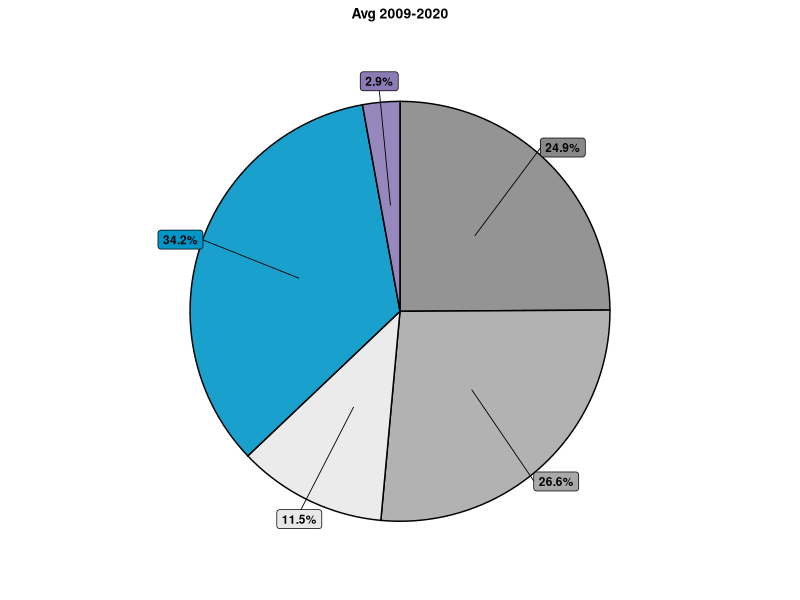
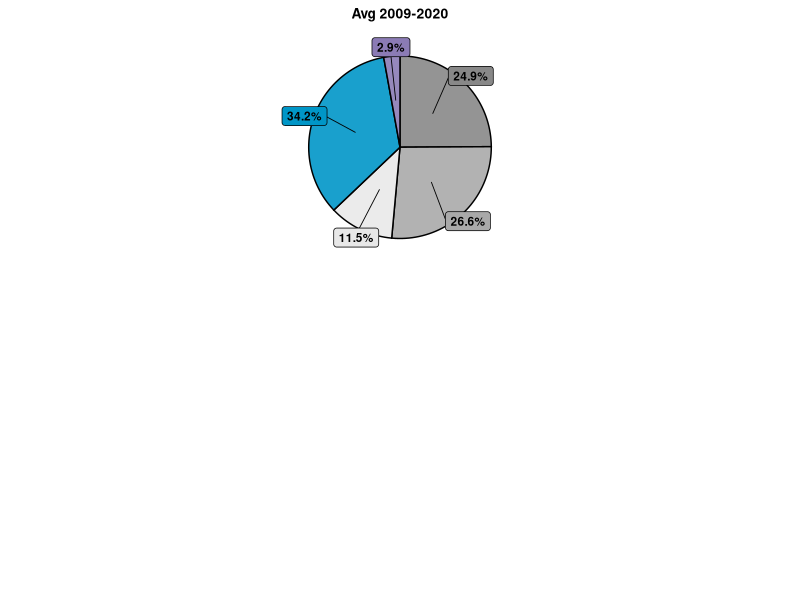
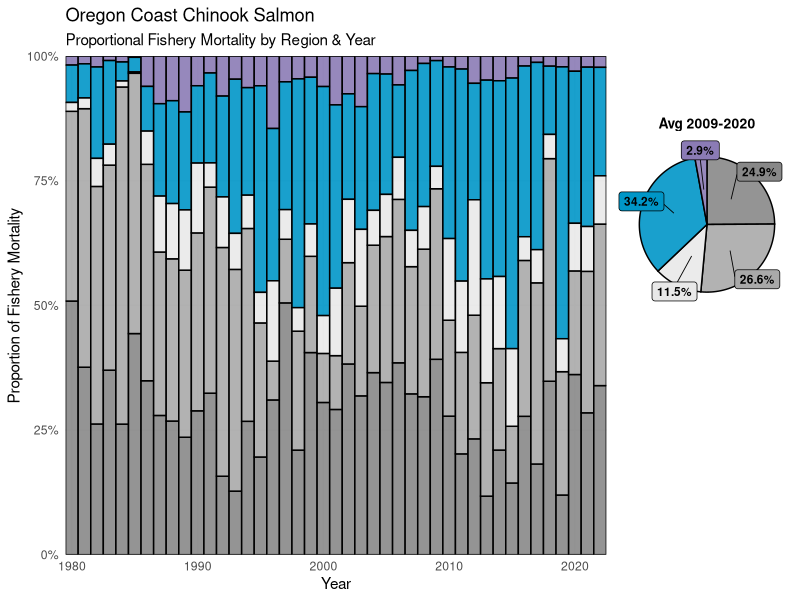
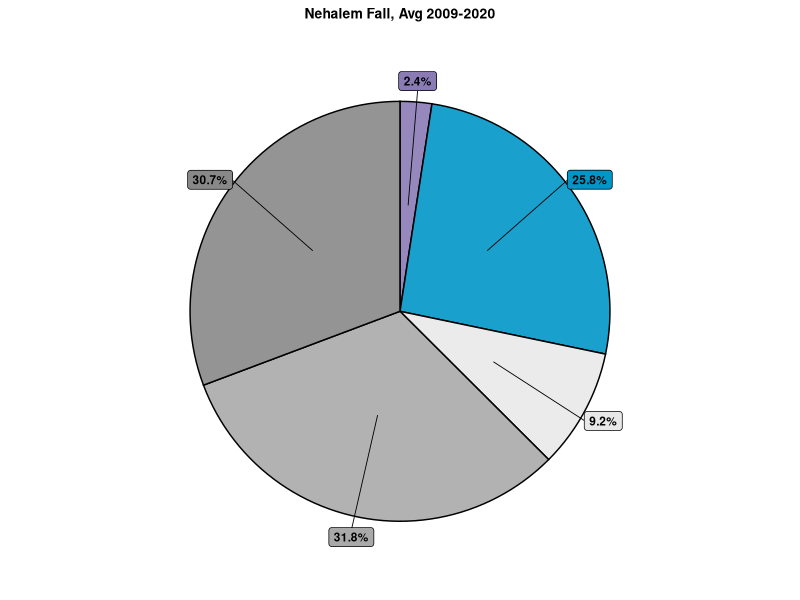
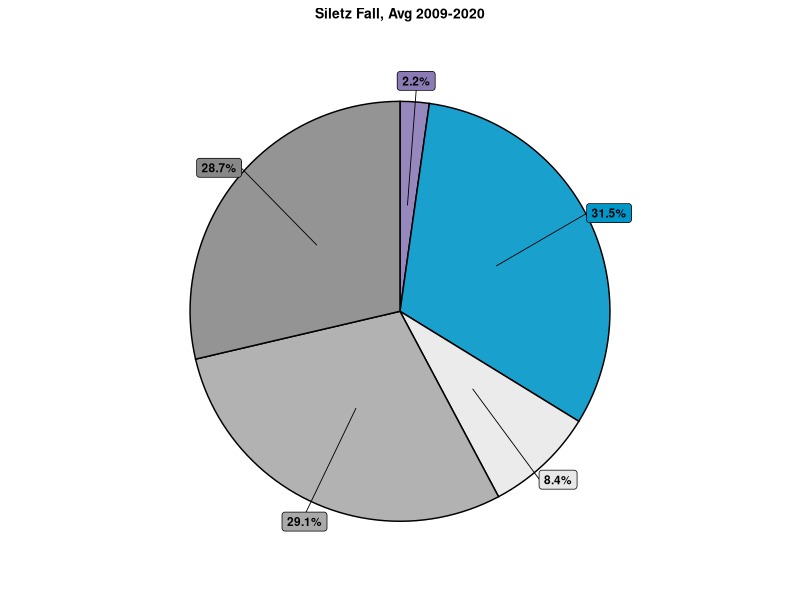
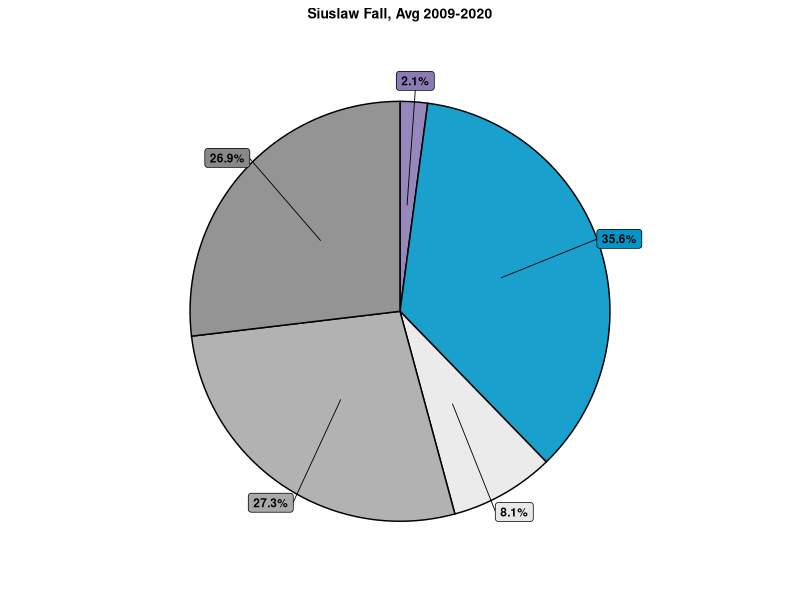
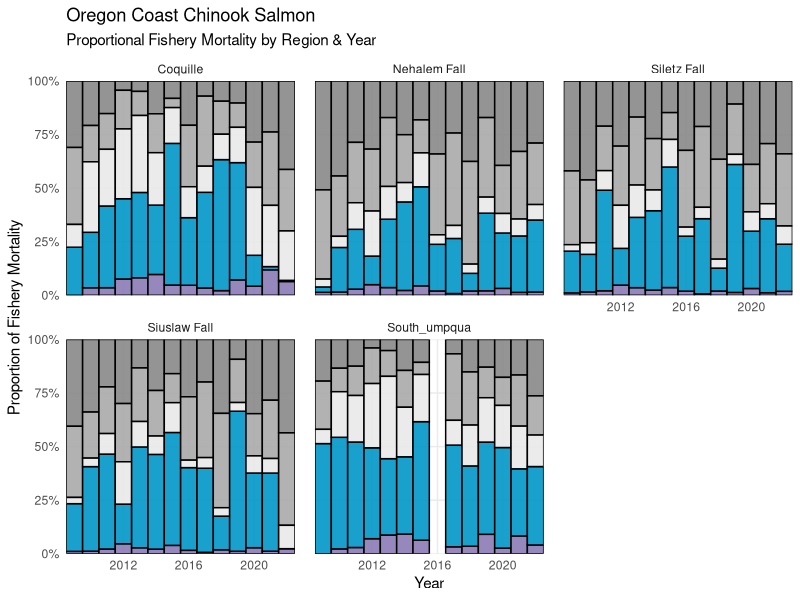
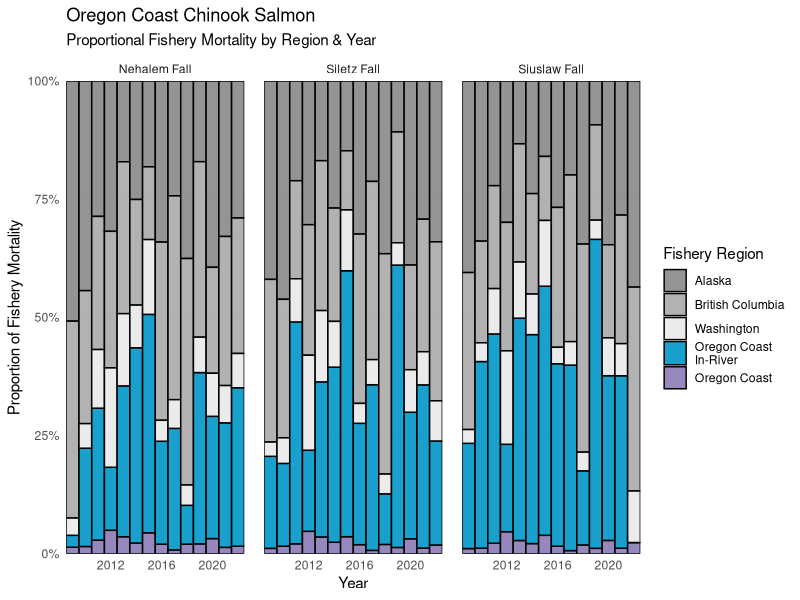

The R source for these figures, in order:
library(tidyverse)
library(here)
library(readxl)
library(viridis)
library(cowplot) 
library(ggrepel)

# custom colors =====
custom_pal <- c(
  "Oregon Coast\nIn-River" =  "#0096C7",    
  "Oregon Coast"    =  "#8B7BB5",
  "Washington"           =  "#E8E8E8",   
  "British Columbia"          =  "darkgrey",  
  "Alaska"                    =  "#888888")

# custom_pal <- c(
#   "Washington Coast\nIn-River" =  "#0096C7",   # light gray
#   "Washington Coast\nOcean"    =  "#8B7BB5",
#   "South of Falcon"           =  "#7AD151", #"#2A788E",
#   "Puget Sound"               =   "#D3D3D3",  
#   "British Columbia"          =  "#57A773",
#   "Alaska"                    =  "#FDE725"  # viridis purple for Alaska
# )

# load ====== 
data <- readxl::read_excel("data/PSTChinookCWT_data_April18_2025.xlsx") %>%
  filter(region %in% c("OC","ORC"),
         !year == 2023, !is.na(total_run), !total_run =="NA") 
 
 total_run_df<-data %>%  
  dplyr::select(year,population,region,total_run) %>%
  dplyr::mutate(total_run = as.numeric(total_run))

catch_distributions <- data %>%
  dplyr::select(c(1:39)) %>%
  gather(4:ncol(.), key = "fishery_region", value = "percent_mort") %>%
  filter(!fishery_region %in% c(#"US_is_tot",
                                "stray", 
                               "aabm_tot", 
                                "esc_pct", 
                                "er",  
                               "term_tot"
                                )) %>%
  dplyr::mutate(percent_mort = as.numeric(percent_mort)/100) 
 

# OC whole ======= 
OC_fish <- catch_distributions %>%
  left_join(total_run_df) %>% 
  filter(!is.na(percent_mort )) %>% 
  dplyr::mutate(mortality_numbers = total_run *percent_mort,
                broad_region = case_when(
                  # Alaska
                  str_detect(fishery_region, "^seak") ~ "Alaska",
                  str_detect(fishery_region, "^ak_term")  ~ "Alaska",
                  
                  str_detect(fishery_region, "^US_term")  ~ "Oregon Coast\nIn-River",
                  str_detect(fishery_region, "^term_tot")  ~ "Oregon Coast\nIn-River",

                   # Canada
                  str_detect(fishery_region, "^can_term")  ~ "British Columbia",
                  str_detect(fishery_region, "^wcvi")     ~ "British Columbia",#"West Coast Vancouver Island",
                  str_detect(fishery_region, "^nbc")      ~ "British Columbia", #"North Coast BC",
                  str_detect(fishery_region, "^sbc")      ~ "British Columbia",
                  
                  # str_detect(fishery_region, "^can_term") ~ "Canada Terminal",
                  
                  # Falcon (US)
                  str_detect(fishery_region, "^sfalc")    ~  "Oregon Coast",#"South of Falcon",
                  # str_detect(fishery_region, "^nfalc")    ~ "North of Falcon",
                  
                  fishery_region == "nfalc_s" ~ "Washington",#"Washington Coast\nOcean",
                  fishery_region == "nfalc_t" ~  "Washington",#"Washington Coast\nOcean",
                  fishery_region == "US_is_tot" ~  "Washington",#"Washington Coast\nOcean",

                  # WA     
                  fishery_region == "PS_n" ~ "Washington", # "Puget Sound",
                  fishery_region == "PS_s" ~ "Washington", # "Puget Sound",
                  
                  fishery_region == "wac_n" ~  "Washington",#"Washington Coast\n In-River",
                  # Other
                  TRUE                                    ~ "Check")) 

uniqueOC<- data.frame(unique(OC_fish[c("broad_region","fishery_region")]))

uniqueOC <- uniqueOC %>% 
  arrange(broad_region)
 
total_FMnumbers <- OC_fish %>%
  group_by(year) %>%
  # get annual sum of all fishery mortality from OP for the year
  dplyr::summarise(total_FM_numbers = sum(mortality_numbers))  # want to ask, of all the fish caught that year, what was the relative proportions. Not related to overall runsize. 

OC_plot_df<- OC_fish %>% 
  dplyr::select(-c(total_run, percent_mort,fishery_region)) %>%
  ungroup() %>%
  group_by(year, broad_region) %>%
  dplyr::summarise(mort_broad_region = sum(mortality_numbers)) %>% 
  left_join(total_FMnumbers) %>%
  dplyr::mutate(percent_mort = mort_broad_region/total_FM_numbers,
                broad_region = factor(broad_region, levels = c(
                  "Oregon Coast",
                  "Oregon Coast\nIn-River",
                  "Washington", 
                  # "South of Falcon",
                  # "Puget Sound",
                  "British Columbia", 
                  "Alaska" 
                  # "British Columbia", 
                  # "Puget Sound",  
                  # "South of Falcon",
                  # "Washington Coast Ocean", 
                  # "Washington Coast In-River"
                )))

# bar and pie ==== 
## 1. Prep pie chart data (last 5 years) ==========
pie_df <- OC_plot_df %>%
  filter(year >2008) %>%
  group_by(broad_region) %>%
  summarise(avg_mort = mean(percent_mort, na.rm = TRUE)) %>%
  ungroup() %>%
  arrange(desc(broad_region)) %>%  # match fill order
  mutate(
    cum_pos = cumsum(avg_mort) - avg_mort / 2,  # midpoint of each slice
    label = paste0(round(avg_mort * 100, 1), "%")  # format as percent
  )

## 2. Build pie chart ==========
OP_pie <- ggplot(pie_df, aes(x = "", y = avg_mort, fill = broad_region)) +
  geom_col(color = "black", alpha = 0.9, width = 1) +
  geom_label_repel(
    aes(y = cum_pos, label = ifelse(avg_mort >= 0.02, paste0(round(avg_mort * 100, 1), "%"), "")),
    size = 3,
    fontface = "bold",
    nudge_x = 0.6,          # push labels outward
    show.legend = FALSE,
    segment.size = 0.3
  ) +
  coord_polar(theta = "y") +
  scale_fill_manual(values = custom_pal) + 
  #  scale_fill_viridis_d(drop = FALSE)+#, option = "plasma") +
  labs(title = "Avg 2009-2020") +
  theme_void() +
  theme(
    legend.position = "none",
    plot.title = element_text(size = 10, hjust = 0.5, face = "bold"),
    plot.background = element_blank()
  )
OP_pie

# ## 2. Build pie chart 
# OP_pie <- ggplot(pie_df, aes(x = "", y = avg_mort, fill = broad_region)) +
#   geom_col(color = "black", alpha = 0.9, width = 1) +
#   geom_text(aes(y = cum_pos, 
#                 label = ifelse(avg_mort >= 0.05, paste0(round(avg_mort * 100, 1), "%"), "") #label = label
#                 ), 
#             size = 3, 
#             fontface = "bold",
#             color = "black") +
#   coord_polar(theta = "y") +
#   scale_fill_manual(values = custom_pal) + 
# #  scale_fill_viridis_d(drop = FALSE)+#, option = "plasma") +
#   labs(title = "Avg 2009-2020") +
#   theme_void() +
#   theme(
#     legend.position = "none",
#     plot.title = element_text(size = 10, hjust = 0.5, face = "bold"),
#     plot.background = element_blank()
#   )
# 
# OP_pie

##  3. Main bar chart ==================
OC_FM_stacked <- ggplot(OC_plot_df,
                            aes(x = year,
                                y = percent_mort,
                                fill = broad_region)) +
                       geom_col(color = "black", alpha = 0.9, width = 1) +
                       scale_y_continuous(
                         expand = c(0, 0),
                         name = "Proportion of Fishery Mortality",
                         labels = scales::percent_format()
                       ) +
                       scale_x_continuous(
                         name = "Year",
                         expand = c(0, 0)
                       ) +
                      scale_fill_manual(values = custom_pal) + 
                       # scale_fill_viridis_d(drop = FALSE)+#, option = "plasma") +
                       labs(
                         fill = "Fishery Region",
                         title = "Oregon Coast Chinook Salmon",
                         subtitle = "Proportional Fishery Mortality by Region & Year"
                       ) +
                       theme_minimal() +
                       theme(
                         panel.grid.minor = element_blank(),
                         panel.spacing = unit(1, "lines"),
                         legend.position = "none")

## 4. Legend =============
legend <- get_legend(ggplot(OC_plot_df,
                        aes(x = year,
                            y = percent_mort,
                            fill = broad_region)) +
  geom_col(color = "black", alpha = 0.9, width = 1) +
  scale_y_continuous(
    expand = c(0, 0),
    name = "Proportion of Fishery Mortality",
    labels = scales::percent_format()
  ) +
  scale_x_continuous(
    name = "Year",
    expand = c(0, 0)
  ) +
    scale_fill_manual(values = custom_pal) + 
  # scale_fill_viridis_d(drop = FALSE)+#, option = "plasma") +
  labs(
    fill = "Fishery Region",
    title = "Oregon Coast Chinook Salmon",
    subtitle = "Proportional Fishery Mortality by Region & Year"
  ) +
  theme_minimal() +
  theme( 
    legend.box.margin = margin(0, 0, 0, 0),
    legend.margin = margin(0, 0, 0, 0),
    legend.background = element_blank(),  # remove the grey border box
    legend.box.background = element_blank(),
    panel.grid.minor = element_blank(),
    panel.background = element_blank(),
    plot.background = element_blank(),
    panel.spacing = unit(1, "lines"),
    legend.position = c(0.88, 0.3),# 0.35),   # nudge down so it clears the pie inset
     legend.justification = c(1, 0),
    legend.title = element_text(hjust = 0.5, size = 9, 
                                face = "bold"),  # bigger title
    legend.text = element_text(size = 8),                                # bigger text
    legend.key.size = unit(0.5, "cm")                                    # bigger color boxes
  ))

## 4. Save: inset pie into upper right =========== 
rightside <- ggpubr::ggarrange(OP_pie, legend, nrow = 2,
                                heights = c(1, 1.2)) 
rightside

# Add a blank spacer on top to push content down and align pie with bar top
spacer <- ggplot() + theme_void()  # empty plot as top padding

rightside_padded <- ggpubr::ggarrange(spacer, rightside, nrow = 2,
                                      heights = c(0.2, 1))  # adjust 0.3 to move down more

final_plot <- ggpubr::ggarrange(OC_FM_stacked, rightside_padded,
                                ncol = 2,
                                widths = c(3.3, 1))
final_plot

# --- 5. Save as JPEG ---
ggsave(
  filename = "output/plots/OR_Coast_FM_stacked.jpeg",
  plot = final_plot,
  width =6,
  height =5,
  dpi = 300,
  units = "in"
)

# Individual stocks =======
total_run_df<-data %>%  
  dplyr::select(year,population,region,total_run) %>%
  dplyr::mutate(total_run = as.numeric(total_run))

catch_distributions <- data %>%
  dplyr::select(c(1:39)) %>%
  gather(4:ncol(.), key = "fishery_region", value = "percent_mort") %>%
  filter(!fishery_region %in% c(#"US_is_tot",
    "stray", 
    "aabm_tot", 
    "esc_pct", 
    "er",  
    "term_tot"
  )) %>%
  dplyr::mutate(percent_mort = as.numeric(percent_mort)/100) 

OC_fish <- catch_distributions %>%
  left_join(total_run_df) %>% 
  filter(!is.na(percent_mort )) %>% 
  dplyr::mutate(mortality_numbers = total_run *percent_mort,
                broad_region = case_when(
                  # Alaska
                  str_detect(fishery_region, "^seak") ~ "Alaska",
                  str_detect(fishery_region, "^ak_term")  ~ "Alaska",
                  
                  str_detect(fishery_region, "^US_term")  ~ "Oregon Coast\nIn-River",
                  str_detect(fishery_region, "^term_tot")  ~ "Oregon Coast\nIn-River",
                  
                  # Canada
                  str_detect(fishery_region, "^can_term")  ~ "British Columbia",
                  str_detect(fishery_region, "^wcvi")     ~ "British Columbia",#"West Coast Vancouver Island",
                  str_detect(fishery_region, "^nbc")      ~ "British Columbia", #"North Coast BC",
                  str_detect(fishery_region, "^sbc")      ~ "British Columbia",
                  
                  # str_detect(fishery_region, "^can_term") ~ "Canada Terminal",
                  
                  # Falcon (US)
                  str_detect(fishery_region, "^sfalc")    ~  "Oregon Coast",#"South of Falcon",
                  # str_detect(fishery_region, "^nfalc")    ~ "North of Falcon",
                  
                  fishery_region == "nfalc_s" ~ "Washington",#"Washington Coast\nOcean",
                  fishery_region == "nfalc_t" ~  "Washington",#"Washington Coast\nOcean",
                  fishery_region == "US_is_tot" ~  "Washington",#"Washington Coast\nOcean",
                  
                  # WA     
                  fishery_region == "PS_n" ~ "Washington", #"Puget Sound",
                  fishery_region == "PS_s" ~ "Washington", #"Puget Sound",
                  
                  fishery_region == "wac_n" ~  "Washington",#"Washington Coast\nIn-River",
                  # Other
                  TRUE                                    ~ "Check")) 

# uniqueOC<- data.frame(unique(OC_fish[c("broad_region","fishery_region")]))
# 
# uniqueOC <- uniqueOC %>% 
#   arrange(broad_region)

total_FMnumbers <- OC_fish %>%
  group_by(year,population) %>%
  # get annual sum of all fishery mortality from OP for the year
  dplyr::summarise(total_FM_numbers = sum(mortality_numbers))  # want to ask, of all the fish caught that year, what was the relative proportions. Not related to overall runsize.

OC_plot_df<- OC_fish %>% 
  dplyr::select(-c(total_run,fishery_region)) %>%
  ungroup() %>%
  group_by(year, broad_region,population) %>%
  dplyr::summarise(mort_broad_region = sum(mortality_numbers)) %>% 
  left_join(total_FMnumbers) %>%
  dplyr::mutate(percent_mort = mort_broad_region/total_FM_numbers,
                broad_region = factor(broad_region, 
                                      levels = rev(c(
                  "Oregon Coast",
                  "Oregon Coast\nIn-River",
                  "Washington",  
                  "British Columbia", 
                  "Alaska"))), 
                population = case_when(population == "Siletz_fa"  ~  "Siletz Fall",
                                       population == "Siuslaw_fa"  ~ "Siuslaw Fall",
                                       population == "Nehalem_fa"  ~ "Nehalem Fall",
                                       population == "south_umpqua"  ~ "South Umpqua",
                                       TRUE ~ population))

### Nehalem ========= 
pie_df <- OC_plot_df %>%
  filter(year > 2008,
         population %in% c("Nehalem Fall")) %>% #, "Siletz Fall", "Siuslaw Fall")) %>% 
  group_by(broad_region) %>%
  summarise(avg_mort = mean(percent_mort, na.rm = TRUE)) %>%
  ungroup() %>%
  # group_by(population) %>%                          # <-- group by population ONLY
  arrange(desc(broad_region)) %>%             # consistent ordering within each facet
  mutate(
    cum_pos = cumsum(avg_mort) - avg_mort / 2,      # midpoint within each facet's stack
    label = paste0(round(avg_mort * 100, 1), "%")
  ) %>%
  ungroup()


Nehalem <- ggplot(pie_df, aes(x = "", y = avg_mort, fill = broad_region)) +
  geom_col(color = "black", alpha = 0.9, width = 1) +
  geom_label_repel(
    aes(y = cum_pos, label = ifelse(avg_mort >= 0.02, paste0(round(avg_mort * 100, 1), "%"), "")),
    size = 3,
    fontface = "bold",
    nudge_x = 0.6,          # push labels outward
    show.legend = FALSE,
    segment.size = 0.3
  ) +
  # facet_wrap(~population) + 
  coord_polar(theta = "y") +
  scale_fill_manual(values = custom_pal) + 
  #  scale_fill_viridis_d(drop = FALSE)+#, option = "plasma") +
  labs(title = "Nehalem Fall, Avg 2009-2020") +
  theme_void() +
  theme(
    legend.position = "none",
    plot.title = element_text(size = 10, hjust = 0.5, face = "bold"),
    plot.background = element_blank()
  )
Nehalem

### Siletz ========= 
pie_df <- OC_plot_df %>%
  filter(year > 2008,
         population %in% c("Siletz Fall")) %>% #, "Siletz Fall", "Siuslaw Fall")) %>% 
  group_by(broad_region) %>%
  summarise(avg_mort = mean(percent_mort, na.rm = TRUE)) %>%
  ungroup() %>%
  # group_by(population) %>%                          # <-- group by population ONLY
  arrange(desc(broad_region)) %>%             # consistent ordering within each facet
  mutate(
    cum_pos = cumsum(avg_mort) - avg_mort / 2,      # midpoint within each facet's stack
    label = paste0(round(avg_mort * 100, 1), "%")
  ) %>%
  ungroup()


Siletz <- ggplot(pie_df, aes(x = "", y = avg_mort, fill = broad_region)) +
  geom_col(color = "black", alpha = 0.9, width = 1) +
  geom_label_repel(
    aes(y = cum_pos, label = ifelse(avg_mort >= 0.02, paste0(round(avg_mort * 100, 1), "%"), "")),
    size = 3,
    fontface = "bold",
    nudge_x = 0.6,          # push labels outward
    show.legend = FALSE,
    segment.size = 0.3
  ) +
  # facet_wrap(~population) + 
  coord_polar(theta = "y") +
  scale_fill_manual(values = custom_pal) + 
  #  scale_fill_viridis_d(drop = FALSE)+#, option = "plasma") +
  labs(title = "Siletz Fall, Avg 2009-2020") +
  theme_void() +
  theme(
    legend.position = "none",
    plot.title = element_text(size = 10, hjust = 0.5, face = "bold"),
    plot.background = element_blank()
  )
Siletz

### Siuslaw ========= 
pie_df <- OC_plot_df %>%
  filter(year > 2008,
         population %in% c("Siuslaw Fall")) %>% #, "Siletz Fall", "Siuslaw Fall")) %>% 
  group_by(broad_region) %>%
  summarise(avg_mort = mean(percent_mort, na.rm = TRUE)) %>%
  ungroup() %>%
  # group_by(population) %>%                          # <-- group by population ONLY
  arrange(desc(broad_region)) %>%             # consistent ordering within each facet
  mutate(
    cum_pos = cumsum(avg_mort) - avg_mort / 2,      # midpoint within each facet's stack
    label = paste0(round(avg_mort * 100, 1), "%")
  ) %>%
  ungroup()


Siuslaw <- ggplot(pie_df, aes(x = "", y = avg_mort, fill = broad_region)) +
  geom_col(color = "black", alpha = 0.9, width = 1) +
  geom_label_repel(
    aes(y = cum_pos, label = ifelse(avg_mort >= 0.02, paste0(round(avg_mort * 100, 1), "%"), "")),
    size = 3,
    fontface = "bold",
    nudge_x = 0.6,          # push labels outward
    show.legend = FALSE,
    segment.size = 0.3
  ) +
  # facet_wrap(~population) + 
  coord_polar(theta = "y") +
  scale_fill_manual(values = custom_pal) + 
  #  scale_fill_viridis_d(drop = FALSE)+#, option = "plasma") +
  labs(title = "Siuslaw Fall, Avg 2009-2020") +
  theme_void() +
  theme(
    legend.position = "none",
    plot.title = element_text(size = 10, hjust = 0.5, face = "bold"),
    plot.background = element_blank()
  )
Siuslaw

### Save individual Pies ========
individ_pie <- ggpubr::ggarrange(Siuslaw,Siletz, Nehalem, nrow = 1)
ggsave(
  filename = "output/plots/Individ_Pie.jpeg",
  plot = individ_pie,
  width =6,
  height =4,
  dpi = 300,
  units = "in"
)
##  3. Main bar chart ==================
OC_FM_stacked_Facet <- ggplot(OC_plot_df %>% filter(year>2008 ),
                        aes(x = year,
                            y = percent_mort,
                            fill = broad_region)) +
  geom_col(color = "black", alpha = 0.9, width = 1) +
  scale_y_continuous(
    expand = c(0, 0),
    name = "Proportion of Fishery Mortality",
    labels = scales::percent_format()
  ) +
  scale_x_continuous(
    name = "Year",
    expand = c(0, 0)
  ) +
  facet_wrap(~population) + 
  scale_fill_manual(values = custom_pal) + 
  # scale_fill_viridis_d(drop = FALSE)+#, option = "plasma") +
  labs(
    fill = "Fishery Region",
    title = "Oregon Coast Chinook Salmon",
    subtitle = "Proportional Fishery Mortality by Region & Year"
  ) +
  theme_minimal() +
  theme(
    panel.grid.minor = element_blank(),
    panel.spacing = unit(1, "lines"),
    legend.position = "none")
OC_FM_stacked_Facet

## 3B. Select stocks bar chart ==================
OC_FM_stacked_Facet2 <- ggplot(OC_plot_df %>% filter(year>2008, 
                                                    population %in% c("Nehalem Fall", "Siletz Fall", "Siuslaw Fall")),
                              aes(x = year,
                                  y = percent_mort,
                                  fill = broad_region)) +
  geom_col(color = "black", alpha = 0.9, width = 1) +
  scale_y_continuous(
    expand = c(0, 0),
    name = "Proportion of Fishery Mortality",
    labels = scales::percent_format()
  ) +
  scale_x_continuous(
    name = "Year",
    expand = c(0, 0)
  ) +
  facet_wrap(~population) + 
  scale_fill_manual(values = custom_pal) + 
  # scale_fill_viridis_d(drop = FALSE)+#, option = "plasma") +
  labs(
    fill = "Fishery Region",
    title = "Oregon Coast Chinook Salmon",
    subtitle = "Proportional Fishery Mortality by Region & Year"
  ) +
  theme_minimal() +
  theme(
    panel.grid.minor = element_blank(),
    panel.spacing = unit(1, "lines")#,
    #legend.position = "none"
    )
OC_FM_stacked_Facet2

# 4. Save as JPEG =======
ggsave(
  filename = "output/plots/OR_Coast_FM_FACET1_stacked.jpeg",
  plot = OC_FM_stacked_Facet,
  width =6,
  height =5,
  dpi = 300,
  units = "in"
)
 

ggsave(
  filename = "output/plots/OR_Coast_FM_FACET2_stacked.jpeg",
  plot = OC_FM_stacked_Facet2,
  width =6,
  height =5,
  dpi = 300,
  units = "in"
)
